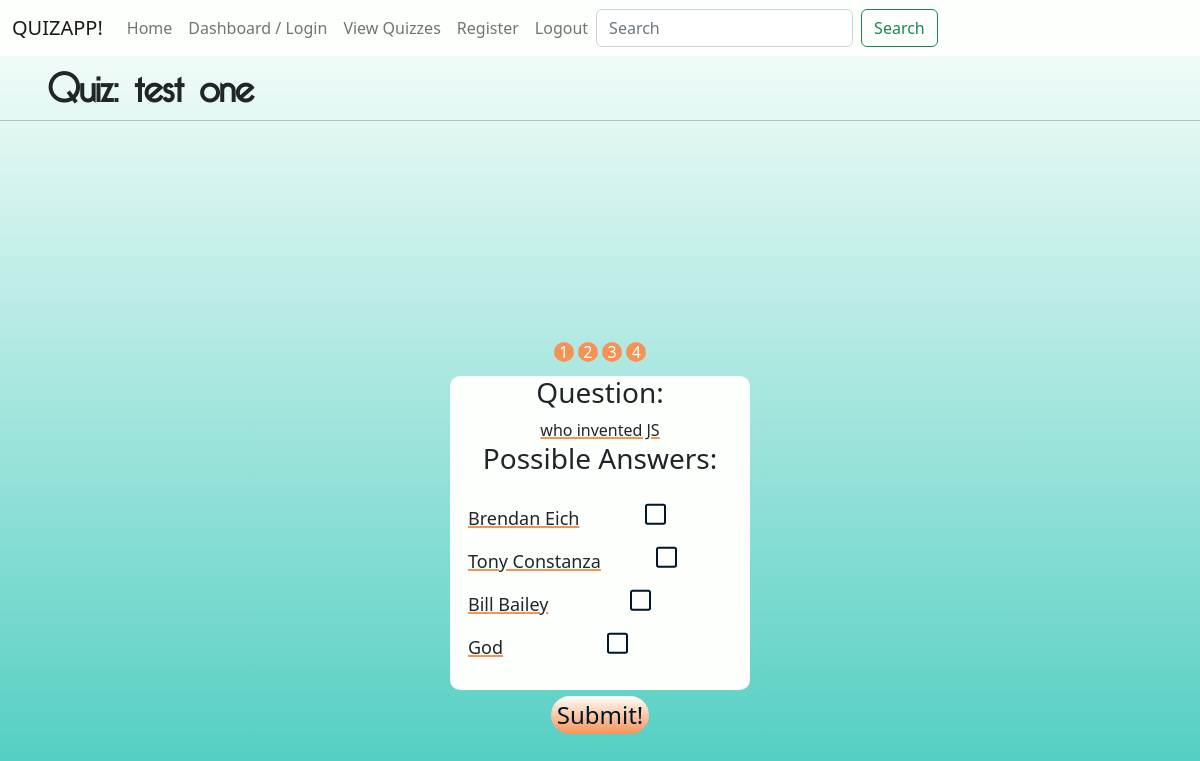
/play_quiz/test one, run on the app's committed database.
### models.py (models this page shows)
class Quiz(db.Model):
    id = db.Column(db.Integer, primary_key=True, nullable=False)
    name = db.Column(db.String(30))
    date_created = db.Column(db.DateTime, nullable=False, default=datetime.utcnow())
    questions = db.relationship('Question', cascade="all, delete, delete-orphan", backref="quiz")

class Question(db.Model):
    id = db.Column(db.Integer, primary_key=True, nullable=False)
    name = db.Column(db.String(300))
    quiz_id = db.Column(db.Integer, db.ForeignKey('quiz.id'), nullable=False)
    answers = db.relationship('Answer', cascade="all, delete, delete-orphan", backref="question")

class Answer(db.Model):
    id = db.Column(db.Integer, primary_key=True)
    name = db.Column(db.String(300), nullable=False)
    correct = db.Column(db.Boolean, default=False, nullable=False)
    question_id = db.Column(db.Integer, db.ForeignKey('question.id'), nullable=False)

### user_views.py (the view, shortened to what this page needs)
@user_view.route("/play_quiz/<quiz_title>", methods=["GET", "POST"])
def play_quiz(quiz_title):
    quiz_title = Quiz.query.filter_by(name=quiz_title).first()
    result = 0
    total = len(quiz_title.questions)
    return render_template("user/play_quiz.html", quiz_title=quiz_title, total=total)

### templates/user/play_quiz.html (shortened to what this page needs)
{% extends 'base.html' %}
{% block content %}
<h1 class="page-title">Quiz: {{quiz_title.name}}</h1>
<hr/>
<div id="main">
    <div class="slider">
        {% for x in range(total) %}
        <a href="#{{quiz_title.questions[x].id}}">{{x+1}}</a>
        {% endfor %}
        <form action="/play_quiz/{{quiz_title.name}}" method="POST">
            <div class="slides">
                {% for question in quiz_title.questions %}
                <div class="container" id="{{ question.id }}">
                    <h3>Question: </h3>
                    <span id="question-header">{{question.name}}</span>
                    <h3>Possible Answers:</h3>
                    <div id="answerbox">
                        {% for answer in question.answers %}
                        <div id="answer-pair">
                        <span>{{answer.name}}</span>
                        <input type="checkbox" name="answer-checkbox-{{answer.name}}"
                            id="answer-checkbox-{{answer.name}}">
                        </div>
                        {% endfor %}
                    </div>
                </div>
                {% endfor %}
            </div>
            <button id="submit-quiz" type="submit">Submit!</button>
        </form>
    </div>
</div>
{% endblock %}

### static/css/checkbox.css (style rules this page uses)
:root { --lerouge: #FB4D3D; --leorange: #F79256; --leblue: #2EC4B6; --lewhite: #FDFFFC; --lenoir: #011627; }
input[type="checkbox"] { -webkit-appearance: none; appearance: none; background-color: var(--lewhite); margin: 0; font: inherit; color: var(--lenoir); width: 1.15em; height: 1.15em; border: 0.15em solid var(--lenoir); border-radius: 0.15em; transform: translateY(-0.075em); display: grid; place-content: center; }
input[type="checkbox"]::before { content: ""; width: 0.65em; height: 0.65em; clip-path: polygon(14% 44%, 0 65%, 50% 100%, 100% 16%, 80% 0%, 43% 62%); transform: scale(0); transform-origin: bottom left; transition: 120ms transform ease-in-out; box-shadow: inset 1em 1em var(--leblue); background-color: CanvasText; }

### static/css/style.css (style rules this page uses)
:root { --lerouge: #FB4D3D; --leorange: #F79256; --leblue: #2EC4B6; --lewhite: #FDFFFC; --lenoir: #011627; }
html { height: fit-content; }
body { height: 100%; background: linear-gradient(to top, var(--leblue), var(--lewhite)); background-size:cover; background-repeat:repeat; font-family: 'Raleway', sans-serif; color: var(--lenoir); }
h1 { font-family: 'bella', sans-serif; margin-left: 1.5rem; }
#answerbox span, #question-header { text-decoration: underline #F79256 2px; }
.container { margin: 6px; }
.page-title { font-family: 'bella', sans-serif; font-weight: bold; margin-left: 3rem; }

### static/css/quiz.css (style rules this page uses)
* { box-sizing: border-box; }
:root { --lerouge: #FB4D3D; --leorange: #F79256; --leblue: #2EC4B6; --lewhite: #FDFFFC; --lenoir: #011627; }
#answerbox { display: flex; flex-direction: column; flex-wrap: wrap; justify-content: space-around; font-size: 18px; padding: 6px; padding-bottom: 1.8rem; }
#answer-pair { display: flex; margin-top: 1rem; justify-content: space-between; width: 100%; }
.slider { width: 300px; text-align: center; overflow: hidden; }
.slides { display: flex; overflow-x: auto; scroll-snap-type: x mandatory; scroll-behavior: smooth; -webkit-overflow-scrolling: touch; }
.slides>div { scroll-snap-align: start; flex-shrink: 0; width: 300px; margin-right: 50px; border-radius: 10px; background: var(--lewhite); transform-origin: center center; transform: scale(1); transition: transform 0.5s; position: relative; }
.slider>a { display: inline-flex; width: 20px; height: 20px; background: var(--leorange); text-decoration: none; align-items: center; justify-content: center; border-radius: 50%; margin: 0 0 0.5rem 0; position: relative; color: var(--lewhite); }
#main { height: 100%; display: flex; align-items: center; justify-content: center; min-height: 100vh; }
#submit-quiz { background: linear-gradient(to top, var(--leorange), var(--lewhite)); border-radius: 20px; border: #F79256; color: #011627; font-size: 24px; }

### data on the page
Quiz: name "test one"
Question: name "who invented JS"
Answer: name "Brendan Eich"
Answer: name "Tony Constanza"
Answer: name "Bill Bailey"
Answer: name "God"

### other printed values
{{ x+1 }} "1" "2" "3" "4"
